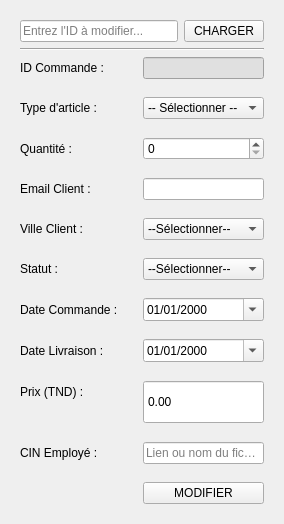
        <widget class="QWidget" name="page_update">
         <layout class="QVBoxLayout" name="pageUpdateLayout">
          <item>
           <widget class="QFrame" name="update_container">
            <layout class="QVBoxLayout" name="updateVLayout">
             <item>
              <layout class="QHBoxLayout" name="searchUpdateLayout">
               <item>
                <widget class="QLineEdit" name="le_id_update_search">
                 <property name="placeholderText">
                  <string>Entrez l'ID à modifier...</string>
                 </property>
                </widget>
               </item>
                <item>
                  <widget class="QPushButton" name="btn_search_update">
                 <property name="text">
                  <string>CHARGER</string>
                 </property>
                </widget>
               </item>
              </layout>
             </item>
             <item>
              <widget class="Line" name="line_update">
               <property name="orientation">
                <enum>Qt::Orientation::Horizontal</enum>
               </property>
              </widget>
             </item>
             <item>
              <layout class="QFormLayout" name="updateForm">
               <property name="horizontalSpacing">
                <number>25</number>
               </property>
               <property name="verticalSpacing">
                <number>18</number>
               </property>
               <property name="leftMargin">
                <number>0</number>
               </property>
               <property name="topMargin">
                <number>0</number>
               </property>
               <property name="rightMargin">
                <number>0</number>
               </property>
               <property name="bottomMargin">
                <number>0</number>
               </property>
               <item row="0" column="0">
                <widget class="QLabel" name="label">
                 <property name="text">
                  <string>ID Commande :</string>
                 </property>
                </widget>
               </item>
               <item row="0" column="1">
                <widget class="QLineEdit" name="le_id_update">
                 <property name="styleSheet">
                  <string>background-color: #E0E0E0;</string>
                 </property>
                 <property name="readOnly">
                  <bool>true</bool>
                 </property>
                </widget>
               </item>
               <item row="1" column="0">
                <widget class="QLabel" name="label">
                 <property name="text">
                  <string>Type d'article :</string>
                 </property>
                </widget>
               </item>
               <item row="1" column="1">
                <widget class="QComboBox" name="cb_type_update">
                 <item>
                  <property name="text">
                   <string>-- Sélectionner --</string>
                  </property>
                 </item>
                 <item>
                  <property name="text">
                   <string>Sac à main</string>
                  </property>
                 </item>
                 <item>
                  <property name="text">
                   <string>Veste en cuir</string>
                  </property>
                 </item>
                 <item>
                  <property name="text">
                   <string>Chaussures</string>
                  </property>
                 </item>
                 <item>
                  <property name="text">
                   <string>Ceinture</string>
                  </property>
                 </item>
                 <item>
                  <property name="text">
                   <string>Portefeuille</string>
                  </property>
                 </item>
                </widget>
               </item>
               <item row="2" column="0">
                <widget class="QLabel" name="label">
                 <property name="text">
                  <string>Quantité :</string>
                 </property>
                </widget>
               </item>
               <item row="2" column="1">
                <widget class="QSpinBox" name="sb_qty_update">
                 <property name="maximum">
                  <number>1000000</number>
                 </property>
                </widget>
               </item>
               <item row="3" column="0">
                <widget class="QLabel" name="label">
                 <property name="text">
                  <string>Email Client :</string>
                 </property>
                </widget>
               </item>
               <item row="3" column="1">
                <widget class="QLineEdit" name="le_email_update">
                 <property name="maximumSize">
                  <size>
                   <width>16777215</width>
                     <height>44</height>
                  </size>
                 </property>
                </widget>
               </item>
               <item row="4" column="0">
                <widget class="QLabel" name="label">
                 <property name="text">
                  <string>Ville Client :</string>
                 </property>
                </widget>
               </item>
               <item row="4" column="1">
                <widget class="QComboBox" name="cb_city_update">
                 <item>
                  <property name="text">
                   <string>--Sélectionner--</string>
                  </property>
                 </item>
                 <item>
                  <property name="text">
                   <string>Tunis</string>
                  </property>
                 </item>
                 <item>
                  <property name="text">
                   <string>Ariana</string>
                  </property>
                 </item>
                 <item>
                  <property name="text">
                   <string>Ben Arous</string>
                  </property>
                 </item>
                 <item>
                  <property name="text">
                   <string>Manouba</string>
                  </property>
                 </item>
                 <item>
                  <property name="text">
                   <string>Nabeul</string>
                  </property>
                 </item>
                 <item>
                  <property name="text">
                   <string>Zaghouan</string>
                  </property>
                 </item>
                 <item>
                  <property name="text">
                   <string>Bizerte</string>
                  </property>
                 </item>
                 <item>
                  <property name="text">
                   <string>Béja</string>
                  </property>
                 </item>
                 <item>
                  <property name="text">
                   <string>Jendouba</string>
                  </property>
                 </item>
                 <item>
                  <property name="text">
                   <string>Le Kef</string>
                  </property>
                 </item>
                 <item>
                  <property name="text">
                   <string>Siliana</string>
                  </property>
                 </item>
                 <item>
                  <property name="text">
                   <string>Kairouan</string>
                  </property>
                 </item>
                 <item>
                  <property name="text">
                   <string>Kasserine</string>
                  </property>
                 </item>
                 <item>
                  <property name="text">
                   <string>Sidi Bouzid</string>
                  </property>
                 </item>
                 <item>
                  <property name="text">
                   <string>Sousse</string>
                  </property>
                 </item>
                 <item>
                  <property name="text">
                   <string>Monastir</string>
                  </property>
                 </item>
                 <item>
                  <property name="text">
                   <string>Mahdia</string>
                  </property>
                 </item>
                 <item>
                  <property name="text">
                   <string>Sfax</string>
                  </property>
                 </item>
                 <item>
                  <property name="text">
                   <string>Gabès</string>
                  </property>
                 </item>
                 <item>
                  <property name="text">
                   <string>Médenine</string>
                  </property>
                 </item>
                 <item>
                  <property name="text">
                   <string>Tataouine</string>
                  </property>
                 </item>
                 <item>
                  <property name="text">
                   <string>Gafsa</string>
                  </property>
                 </item>
                 <item>
                  <property name="text">
                   <string>Tozeur</string>
                  </property>
                 </item>
                 <item>
                  <property name="text">
                   <string>Kébili</string>
                  </property>
                 </item>
                </widget>
               </item>
               <item row="5" column="0">
                <widget class="QLabel" name="label">
                 <property name="text">
                  <string>Statut :</string>
                 </property>
                </widget>
               </item>
               <item row="5" column="1">
                <widget class="QComboBox" name="cb_status_update">
                 <item>
                  <property name="text">
                   <string>--Sélectionner--</string>
                  </property>
                 </item>
                 <item>
                  <property name="text">
                   <string>En attente</string>
                  </property>
                 </item>
                 <item>
                  <property name="text">
                   <string>Validé</string>
                  </property>
                 </item>
                 <item>
                  <property name="text">
                   <string>Expédié</string>
                  </property>
                 </item>
                 <item>
                  <property name="text">
                   <string>Livré</string>
                  </property>
                 </item>
                </widget>
               </item>
               <item row="6" column="0">
                <widget class="QLabel" name="label">
                 <property name="text">
                  <string>Date Commande :</string>
                 </property>
                </widget>
               </item>
               <item row="6" column="1">
                <widget class="QDateEdit" name="de_date_update">
                 <property name="maximumSize">
                  <size>
                   <width>16777215</width>
                   <height>44</height>
                  </size>
                 </property>
                 <property name="displayFormat">
                  <string>dd/MM/yyyy</string>
                 </property>
                 <property name="calendarPopup">
                  <bool>true</bool>
                 </property>
                </widget>
               </item>
               <item row="7" column="0">
                <widget class="QLabel" name="label">
                 <property name="text">
                  <string>Date Livraison :</string>
                 </property>
                </widget>
               </item>
               <item row="7" column="1">
                <widget class="QDateEdit" name="de_date_delivery_update">
                 <property name="maximumSize">
                  <size>
                   <width>16777215</width>
                   <height>44</height>
                  </size>
                 </property>
                 <property name="displayFormat">
                  <string>dd/MM/yyyy</string>
                 </property>
                 <property name="calendarPopup">
                  <bool>true</bool>
                 </property>
                </widget>
               </item>
               <item row="8" column="0">
                <widget class="QLabel" name="label">
                 <property name="text">
                  <string>Prix (TND) :</string>
                 </property>
                </widget>
               </item>
               <item row="8" column="1">
                <widget class="QDoubleSpinBox" name="dsb_price_update">
                   <property name="minimumSize">
                    <size>
                     <width>0</width>
                     <height>44</height>
                    </size>
                   </property>
                 <property name="maximumSize">
                  <size>
                     <width>16777215</width>
                   <height>44</height>
                  </size>
                 </property>
                   <property name="buttonSymbols">
                    <enum>QAbstractSpinBox::NoButtons</enum>
                   </property>
                 <property name="maximum">
                  <double>100000000.000000000000000</double>
                 </property>
                </widget>
               </item>
               <item row="9" column="0">
                <widget class="QLabel" name="label">
                 <property name="text">
                  <string>CIN Employé :</string>
                 </property>
                </widget>
               </item>
               <item row="9" column="1">
                <widget class="QLineEdit" name="le_proof_update">
                 <property name="placeholderText">
                  <string>Lien ou nom du fichier...</string>
                 </property>
                </widget>
               </item>
               <item row="10" column="1">
                <widget class="QPushButton" name="btn_update_confirm">
                 <property name="text">
                  <string>MODIFIER</string>
                 </property>
                </widget>
               </item>
              </layout>
             </item>
            </layout>
           </widget>
          </item>
         </layout>
        </widget>
